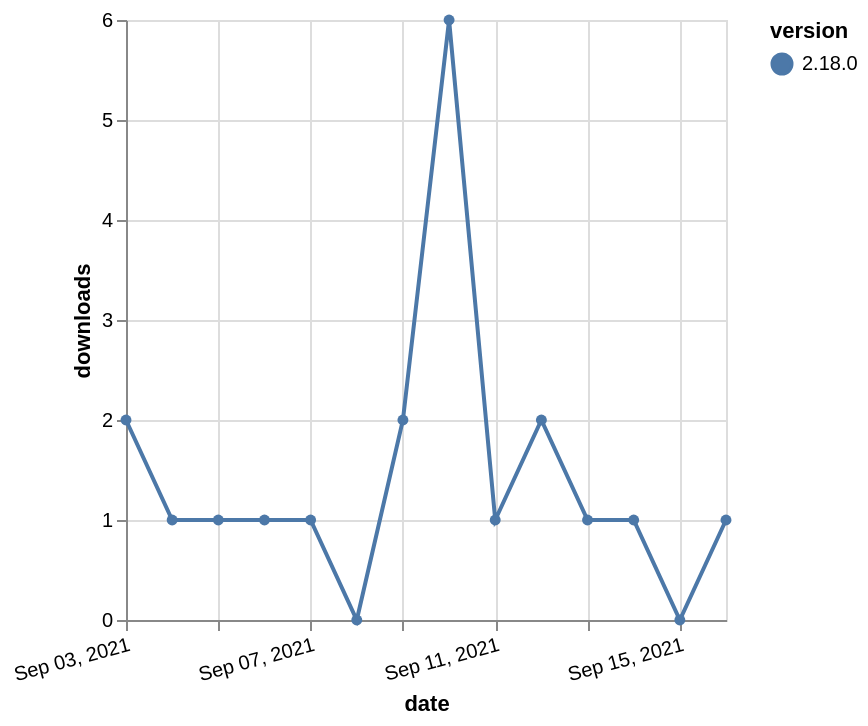

Here is the Vega-Lite specification saved for this chart:
### Vega-Lite specification from a JSON file in a GitHub repository (floating-point values rounded to 4 significant figures)
{"$schema": "https://vega.github.io/schema/vega-lite/v5.json", "description": "A simple bar chart with embedded data.", "data": {"values": [{"date": "2021-09-03", "total": 503, "delta": 2, "version": "2.18.0"}, {"date": "2021-09-04", "total": 504, "delta": 1, "version": "2.18.0"}, {"date": "2021-09-05", "total": 505, "delta": 1, "version": "2.18.0"}, {"date": "2021-09-06", "total": 506, "delta": 1, "version": "2.18.0"}, {"date": "2021-09-07", "total": 507, "delta": 1, "version": "2.18.0"}, {"date": "2021-09-08", "total": 507, "delta": 0, "version": "2.18.0"}, {"date": "2021-09-09", "total": 509, "delta": 2, "version": "2.18.0"}, {"date": "2021-09-10", "total": 515, "delta": 6, "version": "2.18.0"}, {"date": "2021-09-11", "total": 516, "delta": 1, "version": "2.18.0"}, {"date": "2021-09-12", "total": 518, "delta": 2, "version": "2.18.0"}, {"date": "2021-09-13", "total": 519, "delta": 1, "version": "2.18.0"}, {"date": "2021-09-14", "total": 520, "delta": 1, "version": "2.18.0"}, {"date": "2021-09-15", "total": 520, "delta": 0, "version": "2.18.0"}, {"date": "2021-09-16", "total": 521, "delta": 1, "version": "2.18.0"}]}, "width": "container", "mark": {"type": "line", "point": {"filled": true}}, "encoding": {"x": {"field": "date", "type": "temporal", "timeUnit": "yearmonthdate", "title": "date", "axis": {"labelAngle": -15}}, "y": {"field": "delta", "type": "quantitative", "title": "downloads"}, "color": {"field": "version", "type": "nominal"}, "tooltip": {"field": "delta"}}}
